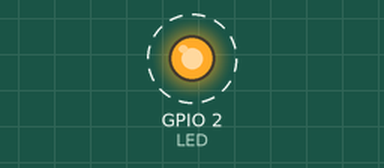
Bench run of a program on a simulated ESP32. On the bench: output pins drawn as LEDs (lit = HIGH). Dashed ring = blinking. What the program prints to the serial monitor is not drawn.

Above: at 1.2 s.
Timing chart, 0 to 4.0 s (numbered marks = the images above):
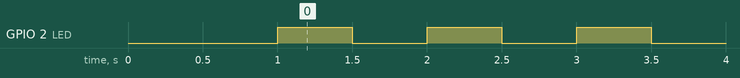

Measured:
- by itself, GPIO 2 (LED): alternates HIGH for 0.50 s and LOW for 0.50 s

The program:

main.cpp
```cpp
#include <Arduino.h>

#define LED BUILTIN_LED

void setup() {
  // put your setup code here, to run once:
  Serial.begin(115200);
  delay(1000);
  Serial.println("Hello, World!");

  pinMode(LED, OUTPUT);
  Serial.println("Bruger LED på pin: " + String(LED));
}

void loop() {
  // put your main code here, to run repeatedly:

  // Tænd LED
  digitalWrite(LED, 1);
  Serial.print("*");
  delay(500);

  // Sluk LED
  digitalWrite(LED, 0);
  Serial.print(".");
  delay(500);
}
```
